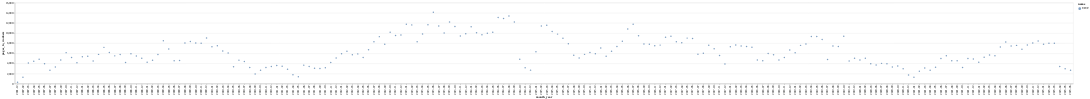

Notebook source saved alongside this figure:
### Code cell
selector = alt.selection_point(encodings=['color'])
alt.Chart(scans_workers.loc[scans_workers['name']=='UIUC']).mark_circle().encode(
    x='month_year:N',
    y='pages_to_workers:Q',
    color = alt.condition(selector, 'name:N', alt.value('lightgray'))
).add_params(selector).interactive()

### Figure 1 — Vega-Lite specification as saved in the notebook (floating-point values rounded to 4 significant figures; data arrays with more than 128 entries replaced by an {"elided": "..."} marker saying what was removed)
{"config": {"view": {"continuousWidth": 300, "continuousHeight": 300}}, "data": {"name": "data-86e766aa15e7c8ebfa4f078d433ee47a"}, "mark": {"type": "circle"}, "encoding": {"color": {"condition": {"param": "param_134", "field": "name", "type": "nominal"}, "value": "lightgray"}, "x": {"field": "month_year", "type": "nominal"}, "y": {"field": "pages_to_workers", "type": "quantitative"}}, "params": [{"name": "param_134", "select": {"type": "point", "encodings": ["color"]}}, {"name": "param_135", "select": {"type": "interval", "encodings": ["x", "y"]}, "bind": "scales"}], "$schema": "https://vega.github.io/schema/vega-lite/v5.8.0.json", "datasets": {"data-86e766aa15e7c8ebfa4f078d433ee47a": {"elided": "196 records"}}}
